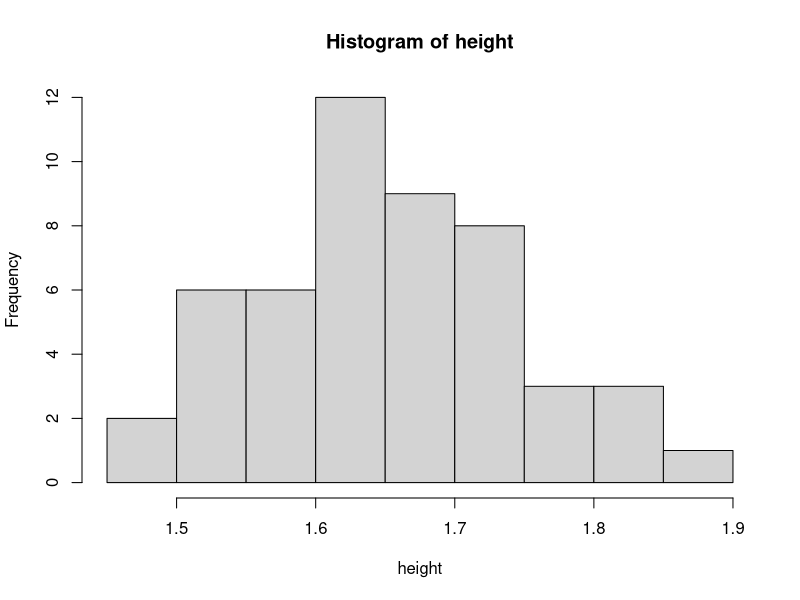
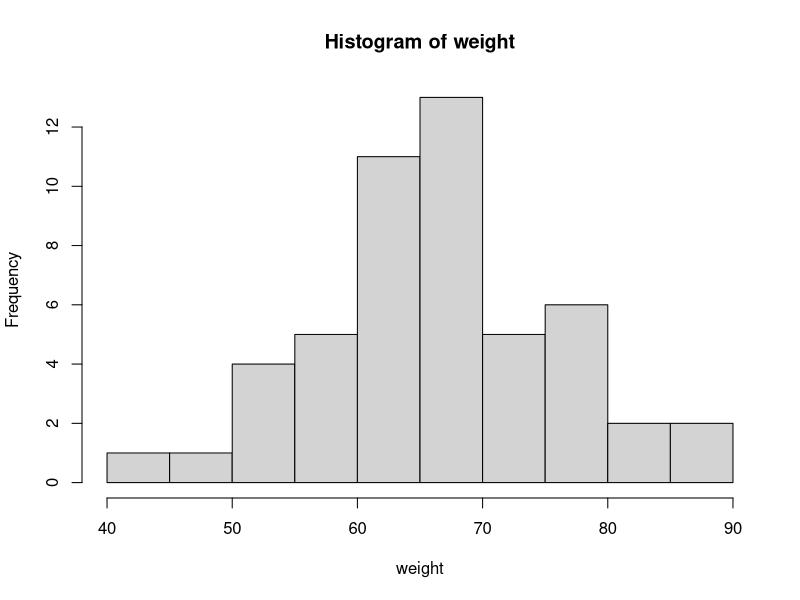
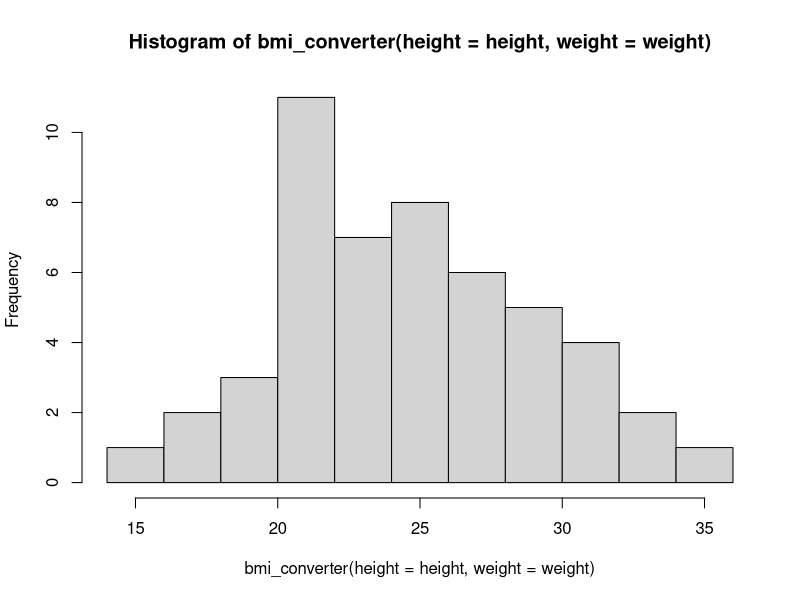

Reproduce these figures in R, in order.
# START -------------------------------------------------------------------

# This is a function to calculate BMI
# It takes a vector of heights (in meters)
# And a vector of weights (in KG)

# THERE ARE NO CHECKS OR WARNINGS FOR PLAUSIBLE VALUES


# BMI FUNCTION ------------------------------------------------------------

bmi_converter <- function(height, weight) {
  message("The BMI function assumes units are m for height and kg for weight")
  bmi <- weight / (height ^ 2)
  return(bmi)
}

# TESTING -----------------------------------------------------------------
set.seed(123)
# Height in cm
height <- rnorm(n = 50, mean = 165, sd = 10)
# Height in m
height <- height / 100
hist(height)

# Weight in kg
weight <- rnorm(n = 50, mean = 65, sd = 10)
hist(weight)

# Histogram of BMI
hist(bmi_converter(height = height, weight = weight))

bmi_converter(h = height, w = weight)
# END ---------------------------------------------------------------------
